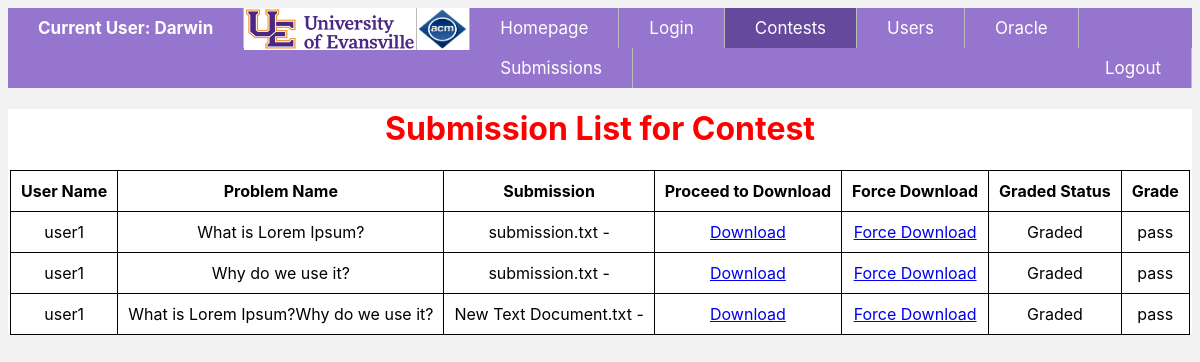
Page /contests/11/submissions/ (signed in) on the committed database.
### users/models.py (models this page shows, shortened)
class CustomUser(AbstractBaseUser):
    userName        = models.CharField(max_length = 30, unique = True)
    userType        = models.CharField(max_length=20,
                                    choices = user_choices,
                                    default = user_choices[1])
    participatingIn  = models.ManyToManyField(Contest, blank = True)
    date_joined     = models.DateTimeField(blank = True, null = True)
    last_login      = models.DateTimeField(blank = True, null = True)
    admin        = models.BooleanField(default = False)
    active       = models.BooleanField(default = True)
    staff        = models.BooleanField(default = False)
    is_superuser    = models.BooleanField(default = False)
    USERNAME_FIELD = 'userName'
    REQUIRED_FIELDS = ['userType', 'password']
    objects = MyAccountManager()
    def __str__(self):
        return self.userName + ", " + self.userType

### submission/models.py (models this page shows, shortened)
class Submission(models.Model):
    grade_choices = [
        ('pass', 'PASS'),
        ('fail', 'FAIL'),
        ('ungraded', 'UNGRADED'),
        ('inprocess', 'INPROCESS')
    ]
    language_choices = [
        ('java', 'JAVA'),
        ('c++', 'C++'),
        ('c', 'C'),
        ('python', 'PYTHON'),
        ('c#', 'C#')
    ]
    submissionFile      = models.FileField(upload_to=get_upload_path, null = True, blank = True)
    submissionName      = models.CharField(max_length = 25, null = True)
    submissionLanguage  = models.CharField(max_length = 6, choices = language_choices, default = language_choices[2][0])
    submissionTime      = models.TimeField(auto_now_add=True)
    submissionTeam      = models.ForeignKey(settings.AUTH_USER_MODEL, related_name = 'submittedBy', on_delete = models.SET_NULL, null = True, blank = True)
    from contests.models import Problem
    submissionProblem   = models.ForeignKey(Problem, related_name = 'associatedProblem',on_delete = models.SET_NULL, null = True, blank = True)
    submissionGrade     = models.CharField(max_length = 9, choices = grade_choices, default = grade_choices[2][0])
    totalSubmissionCount = models.IntegerField(default = 0)
    objects = CustomManager()
    def confirm_download_url(self):
        return reverse("submission:submission-download", kwargs = {"id":self.id})

### contests/models.py (models this page shows, shortened)
class Problem(models.Model):
    contest                = models.ForeignKey(Contest, null = True, on_delete = models.CASCADE, related_name = "contestproblems")
    problemName            = models.CharField(max_length = 100, unique = True, default = "Another Problem", null = False)
    problemInformation     = models.TextField(null = True)
    problemTests           = models.TextField(null = True)

### contests/views.py (the view)
# urls.py: path('<int:id>/submissions/', ContestSubmissionsListView.as_view(), name = 'contest-submissions'),
@class_view_decorator(custom_login_required)
@class_view_decorator(admin_grader_only)
class ContestSubmissionsListView(ListView):
    template_name = "contests/contest_submissions.html"
    def get_queryset(self):
        from submission.models import Submission
        contest_id       = self.kwargs.get("id")
        current_contest     = Contest.objects.get(id = contest_id)
        problem_list        = current_contest.contestproblems.all()
        submissionList      = Submission.objects.filter(submissionProblem__in = problem_list)
        latestSubmissions   = []
        for eachuser in current_contest.contestants.all():
            submissions = submissionList.filter(submissionTeam = eachuser)
            for each_problem in problem_list:
                all_submissions = submissions.filter(submissionProblem = each_problem)
                if all_submissions.last():
                    latestSubmissions.append(all_submissions.last())
            print("submissions of ", eachuser, submissions)
            print("latest submission", submissions.last())
        return latestSubmissions

### contests/templates/contests/contest_submissions.html (shortened to what this page needs)
{% extends 'base.html' %}
{% block content %}
{% load static %}
<link rel = "stylesheet" type = "text/css" href = "{% static 'css/style_scoreboard.css' %}" />
<div class = "scoreboardcontainer">
<h1>Submission List for Contest </h1>
<table>
    <tr>
        <td><b>User Name</b></td>
        <td><b>Problem Name</b></td>
        <td><b>Submission </b></td>
        <td><b>Proceed to Download</b></td>
        <td><b>Force Download</b></td>
        <td><b>Graded Status</b></td>
        <td><b>Grade</b></td>
    </tr>
{% for instance in object_list %}
    <tr>
        <td> {{ instance.submissionTeam.userName }} </td>
        <td> {{ instance.submissionProblem.problemName }} </td>
        <td> {{ instance.submissionName }} -
        </td>
        <td><a href = "{{ instance.confirm_download_url }}"> Download </a></td>
        <td><a href = "{{ instance.submissionFile.url }}">Force Download </a></td>
        <td>
        {% if instance.submissionGrade == "pass" or instance.submissionGrade == "fail" %}
            Graded
        {% else %}
            <a href = "{{ instance.get_grading_url }}"> Ungraded </a>
        {% endif %}
        </td>
        <td>
        {{ instance.submissionGrade }}
        </td>
    </tr>
{% endfor %}
</table>
</div>
{% endblock %}

### contest/templates/navbar.html
{% load static %}
<nav>
    <link rel = "stylesheet" type = "text/css" href = "{% static 'css/navbar_style.css' %}" />
    <div id = "menu">
        <ul>
            <li id = "user">
            {% if request.user.userName != None and request.user.userName != "" %}
                        Current User: {{ request.user.userName }}
                    {% else %}
                        Current User: No User Logged In
            {% endif %}
            </li>
            <li><img src = "{% static 'logo/UElogo.jpg' %}" class = "logo1"/></li>
            <li><img src = "{% static 'logo/ACMlogo.png' %}" class = "logo"/></li>
            <li class="{% ifequal request.path '/home/'%} active {% endifequal%}">
                <a href="{% url 'home:homepage-view' %}"> Homepage</a>
            </li>
            <li class="{% ifequal request.path '/login/'%} active {% endifequal%}">
                <a href="{% url 'login:login-page' %}"> Login </a>
            </li>
            <li class="{% if 'contests' in request.build_absolute_uri %} active {% endif%}">
                <a href="{% url 'contests:contest-list' %}"> Contests </a>
            </li>
            <li class="{% if 'users' in request.build_absolute_uri %} active {% endif%}">
                <a href="{% url 'users:user-list' %}"> Users </a>
            </li>
            <li class="{% ifequal request.path '/oracle/'%} active {% endifequal%}">
                <a href="{% url 'oracle:posts-list' %}"> Oracle </a>
            </li>
            <li class="{% ifequal request.path '/submission/'%} active {% endifequal%}">
                <a href="{% url 'submission:submission-list' %}"> Submissions </a>
            </li>
            <li style = "float:right"><a href="{% url 'login:logout-page' %}"> Logout </a></li>
        </ul>
    </div>
</nav>

### static/css/navbar_style.css (style rules this page uses)
html { background-color: #f2f2f2; font-family: -apple-system, BlinkMacSystemFont, 'Segoe UI', Roboto, Oxygen, Ubuntu, Cantarell, 'Open Sans', 'Helvetica Neue', sans-serif; }
#menu { background-color: white; }
h1 { color:red; }
#menu a { text-decoration: none; display: block; }
#menu ul { list-style-type: none; margin: 0; padding: 0; overflow: hidden; background-color: #9575cd; }
#user { padding: 10px 30px; font-weight: bold; text-transform: capitalize; color: white; }
#menu li { display: block; float: left; text-align: center; border-right: 1px solid #bbb; font-size: 17px; }
#menu li a { color: white; float: left; text-align: center; padding: 10px 30px; text-decoration: none; }
.logo { display: inline-block; vertical-align: top; width: 50px; height: 40px; border: 1px solid white; }
.logo1 { display: inline-block; vertical-align: top; width: 170px; height: 40px; border: 1px solid white; }
#menu ul li.active a { background-color: #65499c; }

### static/css/style_scoreboard.css (style rules this page uses)
.scoreboardcontainer { position: relative; background-color: white; text-align: center; }
table { align-self: center; margin-left: auto; margin-right: auto; border-collapse: collapse; }
table, th, td { border: 1px solid black; padding: 10px; }

### rows in the picture
CustomUser: user.userName "Darwin"
Submission: submissionTeam.userName "user1", submissionProblem.problemName "What is Lorem Ipsum?", submissionName "submission.txt", shows "Graded", submissionGrade "pass"
Submission: submissionTeam.userName "user1", submissionProblem.problemName "Why do we use it?", submissionName "submission.txt", shows "Graded", submissionGrade "pass"
Submission: submissionTeam.userName "user1", submissionProblem.problemName "What is Lorem Ipsum?Why do we use it?", submissionName "New Text Document.txt", shows "Graded", submissionGrade "pass"
